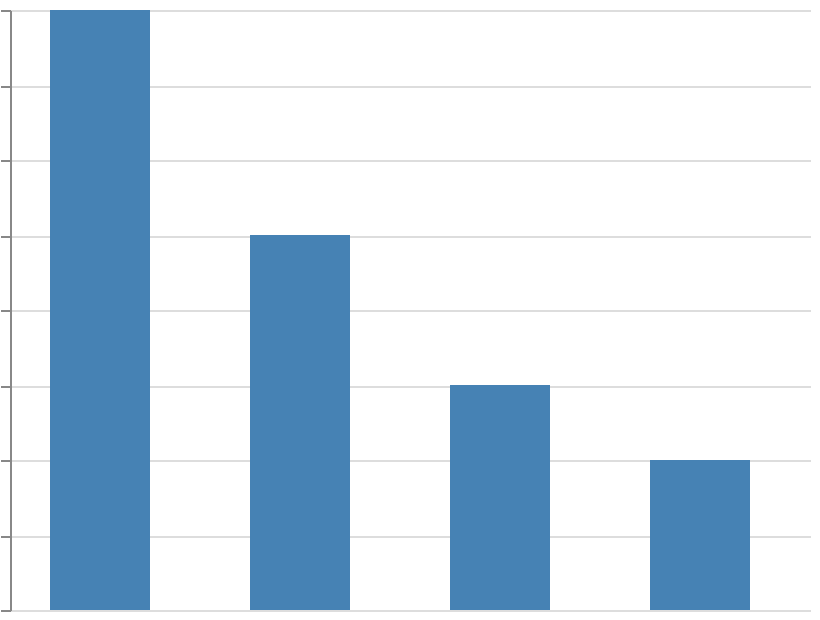

The Vega-Lite source for this figure:
### Vega specification from a JSON file in a GitHub repository (floating-point values rounded to 4 significant figures)
{"$schema": "https://vega.github.io/schema/vega/v6.json", "width": 400, "height": 300, "padding": 5, "autosize": "none", "data": [{"name": "table", "values": [{"cat": "Banana", "val": 3}, {"cat": "Apple", "val": 5}, {"cat": "Cherry", "val": 2}, {"cat": "Date", "val": 8}]}], "scales": [{"name": "x", "type": "ordinal", "domain": {"data": "table", "field": "cat", "sort": {"field": "val", "op": "max", "order": "descending"}}, "range": [20, 120, 220, 320]}, {"name": "y", "type": "linear", "domain": {"data": "table", "field": "val"}, "range": [{"signal": "height"}, 0], "zero": true, "nice": true}], "marks": [{"type": "rect", "from": {"data": "table"}, "encode": {"update": {"x": {"scale": "x", "field": "cat"}, "width": {"value": 50}, "y": {"scale": "y", "field": "val"}, "y2": {"scale": "y", "value": 0}, "fill": {"value": "steelblue"}}}}], "axes": [{"scale": "y", "orient": "left", "grid": true, "labels": false}]}
